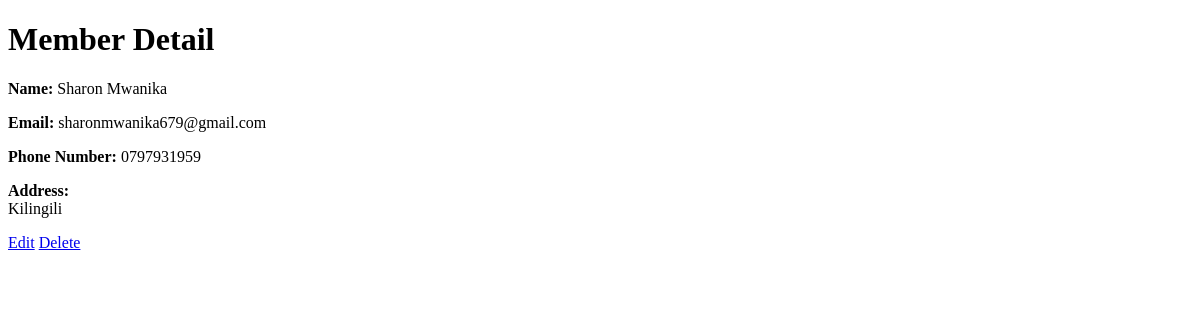
The page /2/ on the database as committed earlier.
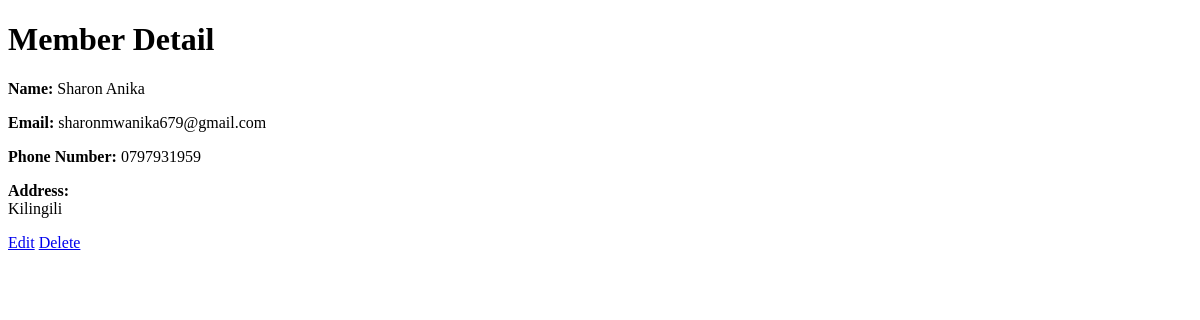
The same page on the database as committed later.
### members/models.py (models this page shows, shortened)
class Member(models.Model):
    first_name = models.CharField(max_length=100)
    last_name = models.CharField(max_length=100)
    email = models.EmailField(unique=True)
    phone_number = models.CharField(max_length=15, blank=True)
    address = models.TextField(blank=True)
    date_joined = models.DateField(auto_now_add=True)

### members/views.py (the view)
# urls.py: path('<int:member_id>/', views.member_detail, name='member_detail'),
def member_detail(request, member_id):
    member = get_object_or_404(Member, pk=member_id)
    return render(request, 'members/member_detail.html', {'member': member})

### members/templates/members/member_detail.html (shortened to what this page needs)
<!DOCTYPE html>
<html lang="en">
<head>
</head>
<body>
    <h1>Member Detail</h1>
    <p><strong>Name:</strong> {{ member.first_name }} {{ member.last_name }}</p>
    <p><strong>Email:</strong> {{ member.email }}</p>
    <p><strong>Phone Number:</strong> {{ member.phone_number }}</p>
    <p><strong>Address:</strong><br>{{ member.address }}</p>
    <a href="{% url 'edit_member' member.id %}">Edit</a>
    <a href="{% url 'delete_member' member.id %}">Delete</a>
</body>
</html>

Rows that differ between the two databases and show on the page:
changed Member "Sharon": last_name "Mwanika" → "Anika"
